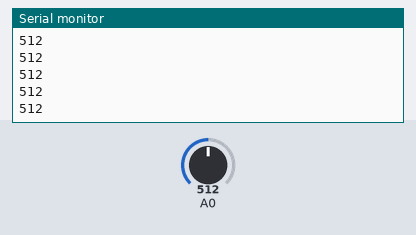
The sketch below on a simulated Arduino Uno, built with avr-gcc and run on an emulated ATmega328P. Parts: the last lines printed to the serial monitor. The inputs (shaded band) are chosen by the test bench; at power-on: A0 = 512.

Above: at 1.2 s.
1.3 s: A0 set to 716
At 1.8 s:
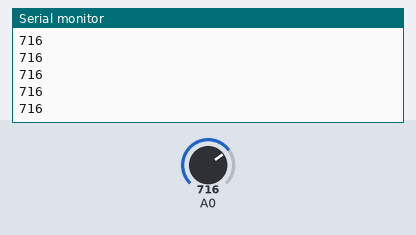
2.8 s: A0 set to 900
At 3.7 s:
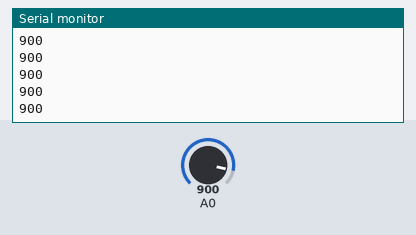
Timing chart, 0 to 5.8 s (numbered marks = the images above; inputs shaded):
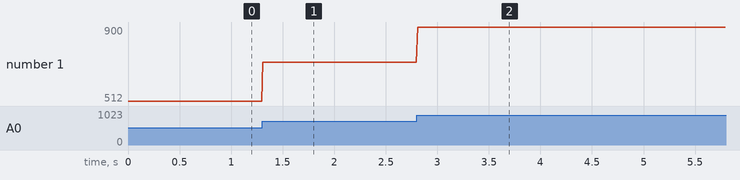

The sketch:

LDRsensor.ino
```cpp
void setup() {
  Serial.begin(9600);
}
void loop() {
  int sensorDegeri = analogRead(A0);
  Serial.println(sensorDegeri);
  delay(10);
}
```

Measured:
- after the input at 1.3 s, the serial monitor: prints a new line at once (image 1)
- after the input at 2.8 s, the serial monitor: prints a new line at once (image 2)
- plotted number 1: 512 → 716 after the input at 1.3 s, 716 → 900 after the input at 2.8 s
